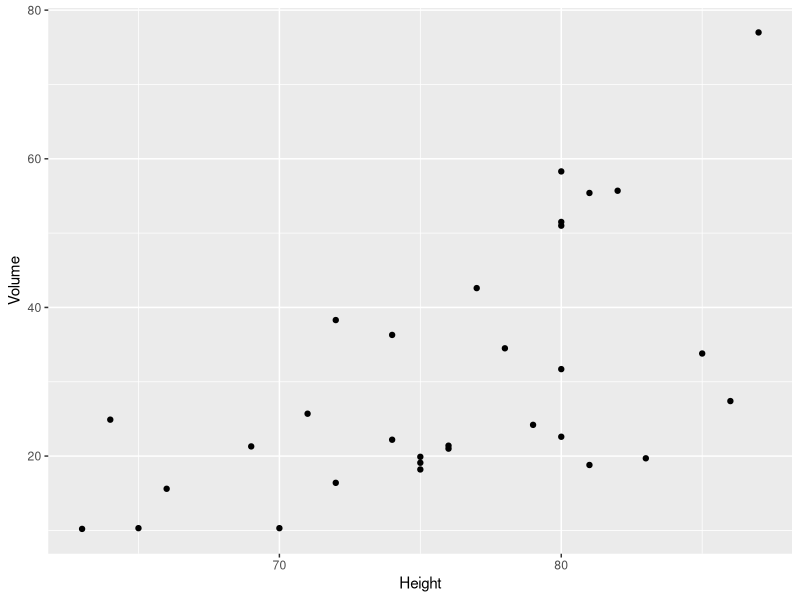
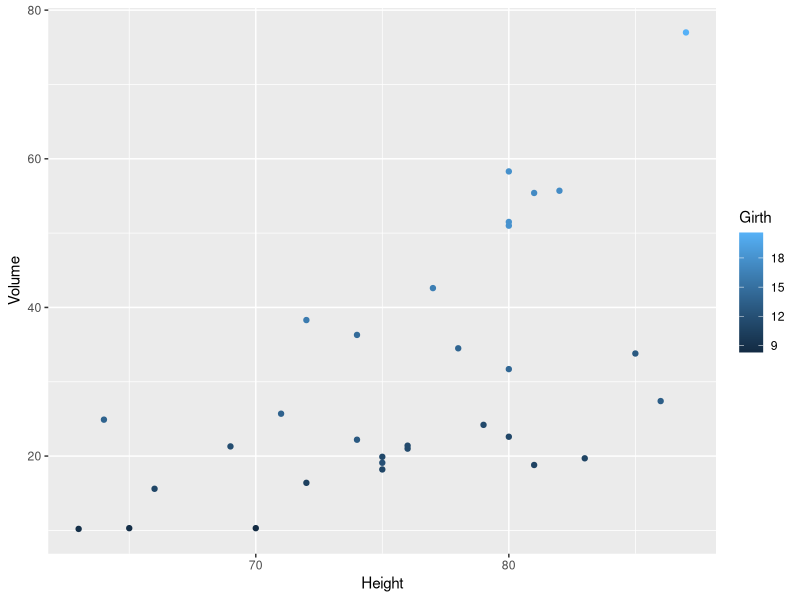

The R source for these figures, in order: (Note: this script raises an error after producing the figures.)
## ---- chunk 1
library(tidyverse)
library(RColorBrewer)
## ---- chunk 2
data("trees")
## ---- chunk 3
model <- lm( Volume ~ Height, data=trees)
## ---- chunk 4
summary(model)
## ---- chunk 5
tree.graph <- ggplot(trees) +
  geom_point( aes(x = Height, y = Volume))
tree.graph
## ---- chunk 6
tree.graph <- tree.graph + aes(color = Girth)
tree.graph
## ---- chunk 7
tree.graph <- tree.graph + scale_color_continuous(palette='YlOrRd')
tree.graph
## ---- chunk 8
tree.graph <- tree.graph + 
  annotate('rect', xmin=65, xmax=75, ymin=60, ymax=74,
         fill='white', color='black') +
  annotate('text', x=70, y=68, size=3, color='black', label='volume and girth increase with height')

tree.graph
## ---- chunk 9
tree.graph.2 <- tree.graph + 
  annotate('text', x=70, y=62, size=3, color='black', label=model$coef)
tree.graph.2
## ---- chunk 10

## ---- chunk 11

## ---- chunk 12

## ---- chunk 13
